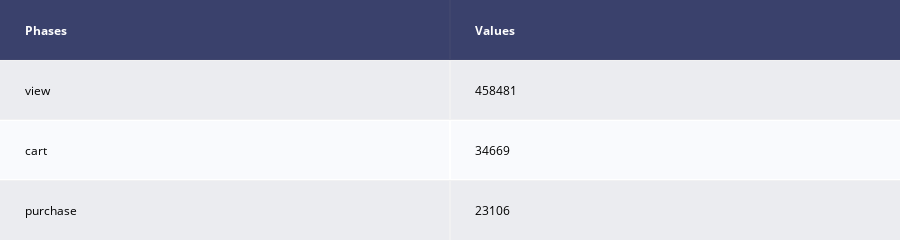

The notebook cell saved with this chart:
### Markdown cell above
Dari hasil perhitungan diatas dapat diketahui:

1. Jumlah baris view pada data kolom event_type sebanyak 458481 baris
2. Jumlah baris cart pada data kolom event_type sebanyak 34669 baris
3. Jumlah baris purchase pada data kolom event_type sebanyak 23106 baris

### Code cell
# Menampilkan tabel yang menunjukkan perbedaan tahap dari data df_funnel_vis
table = ff.create_table(df_funnel_vis)
iplot(table)

### Figure 1 — Plotly figure (JSON) as saved in the notebook; plotly's stock layout.template omitted (floating-point values rounded to 4 significant figures)
{"data": [{"colorscale": [[0, "#00083e"], [0.5, "#ededee"], [1, "#ffffff"]], "hoverinfo": "none", "opacity": 0.75, "showscale": false, "z": [[0, 0], [0.5, 0.5], [1, 1], [0.5, 0.5]], "type": "heatmap"}], "layout": {"annotations": [{"align": "left", "font": {"color": "#ffffff"}, "showarrow": false, "text": "<b>Phases</b>", "x": -0.45, "xanchor": "left", "xref": "x", "y": 0, "yref": "y"}, {"align": "left", "font": {"color": "#ffffff"}, "showarrow": false, "text": "<b>Values</b>", "x": 0.55, "xanchor": "left", "xref": "x", "y": 0, "yref": "y"}, {"align": "left", "font": {"color": "#000000"}, "showarrow": false, "text": "view", "x": -0.45, "xanchor": "left", "xref": "x", "y": 1, "yref": "y"}, {"align": "left", "font": {"color": "#000000"}, "showarrow": false, "text": "458481", "x": 0.55, "xanchor": "left", "xref": "x", "y": 1, "yref": "y"}, {"align": "left", "font": {"color": "#000000"}, "showarrow": false, "text": "cart", "x": -0.45, "xanchor": "left", "xref": "x", "y": 2, "yref": "y"}, {"align": "left", "font": {"color": "#000000"}, "showarrow": false, "text": "34669", "x": 0.55, "xanchor": "left", "xref": "x", "y": 2, "yref": "y"}, {"align": "left", "font": {"color": "#000000"}, "showarrow": false, "text": "purchase", "x": -0.45, "xanchor": "left", "xref": "x", "y": 3, "yref": "y"}, {"align": "left", "font": {"color": "#000000"}, "showarrow": false, "text": "23106", "x": 0.55, "xanchor": "left", "xref": "x", "y": 3, "yref": "y"}], "height": 170, "margin": {"b": 0, "l": 0, "r": 0, "t": 0}, "xaxis": {"dtick": 1, "gridwidth": 2, "showticklabels": false, "tick0": -0.5, "ticks": "", "zeroline": false}, "yaxis": {"autorange": "reversed", "dtick": 1, "gridwidth": 2, "showticklabels": false, "tick0": 0.5, "ticks": "", "zeroline": false}}}
